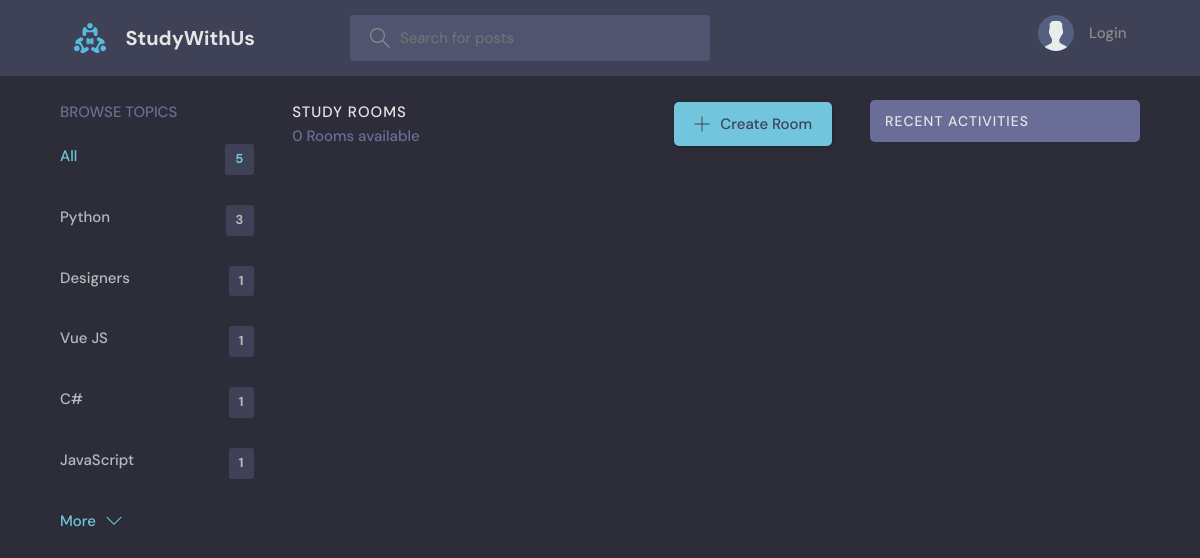
The page /?q=AWS on the database as committed earlier.
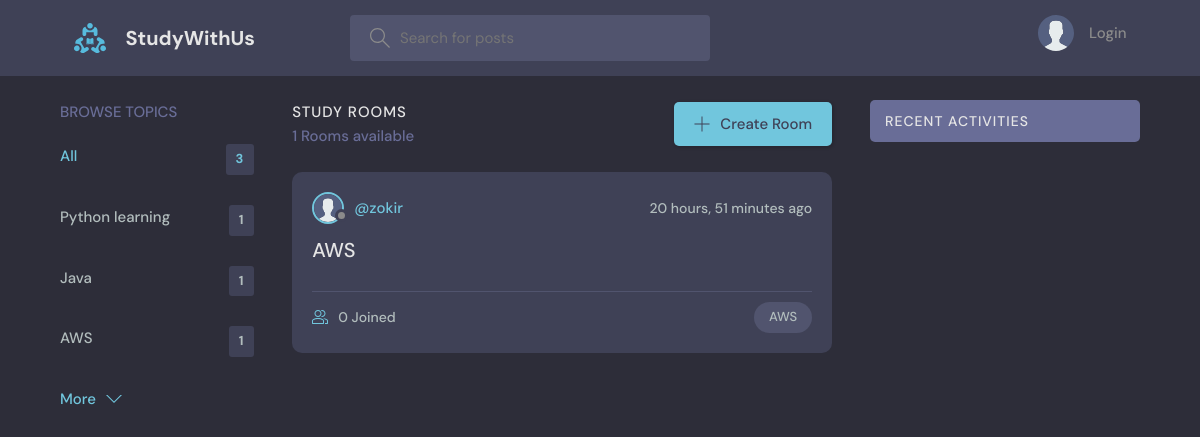
The same page on the database as committed later.
### base/models.py (models this page shows, shortened)
class Topic(models.Model):
    name = models.CharField(max_length=200)

class Room(models.Model):
    host = models.ForeignKey(User, on_delete=models.SET_NULL, null=True)
    topic = models.ForeignKey(Topic, on_delete=models.SET_NULL, null=True)
    name = models.CharField(max_length=200)
    description = models.TextField(null=True, blank=True)
    participants = models.ManyToManyField(
        User, related_name='participants', blank=True)
    updated = models.DateTimeField(auto_now=True)
    created = models.DateTimeField(auto_now_add=True)
    class Meta:
        ordering = ['-updated', '-created']

class User(AbstractUser):
    name = models.CharField(max_length=200, null=True)
    email = models.EmailField(unique=True, null=True)
    bio = models.TextField(null=True)
    avatar = models.ImageField(null=True, default="avatar.svg")
    USERNAME_FIELD = 'email'
    REQUIRED_FIELDS = []
    objects = UserManager()  # Use the custom manager

### base/views.py (the view)
# urls.py: path('', views.home, name="home"),
def home(request):
    q = request.GET.get('q') if request.GET.get('q') != None else ''
    rooms = Room.objects.filter(
        Q(topic__name__icontains=q) |
        Q(name__icontains=q) |
        Q(description__icontains=q)
    )
    topics = Topic.objects.all()[0:5]
    room_count = rooms.count()
    room_messages = Message.objects.filter(
        Q(room__topic__name__icontains=q))[0:3]
    context = {'rooms': rooms, 'topics': topics,
               'room_count': room_count, 'room_messages': room_messages}
    return render(request, 'base/home.html', context)

### base/templates/base/home.html (shortened to what this page needs)
{% extends 'main.html' %}
{% block content %}
<main class="layout layout--3">
  <div class="container">
    {% include 'base/topics_component.html' %}
    <div class="roomList">
      <div class="roomList__header">
        <div>
          <h2>Study Rooms</h2>
          <p>{{room_count}} Rooms available</p>
        </div>
        <a class="btn btn--main" href="{% url 'create-room' %}">
          <svg version="1.1" xmlns="http://www.w3.org/2000/svg" width="32" height="32" viewBox="0 0 32 32">
            <title>add</title>
            <path
              d="M16.943 0.943h-1.885v14.115h-14.115v1.885h14.115v14.115h1.885v-14.115h14.115v-1.885h-14.115v-14.115z">
            </path>
          </svg>
          Create Room
        </a>
      </div>
      {% include 'base/feed_component.html' %}
    </div>
    {% include 'base/activity_component.html' %}
  </div>
</main>
{% endblock %}

### templates/main.html (shortened to what this page needs)
<!DOCTYPE html>
{% load static %}
<html lang="en">
<head>
    <link rel="stylesheet" href="{% static 'styles/style.css' %}" />
</head>
<body>
    {% include 'navbar.html' %}
    {% block content %}
    {% endblock %}
</body>
</html>

### templates/navbar.html (shortened to what this page needs)
{% load static %}
<header class="header header--loggedIn">
    <div class="container">
        <a href="{% url 'home' %}" class="header__logo">
            <img src="{% static 'images/logo.svg' %}" />
            <h1>StudyWithUs</h1>
        </a>
        <form class="header__search" method="GET" action="{% url 'home' %}">
            <label>
                <input name="q" placeholder="Search for posts" />
            </label>
        </form>
        <nav class="header__menu">
            {% if request.user.is_authenticated %}
            <div class="header__user">
                <a href="{% url 'update-user' %}">
                    <div class="avatar avatar--medium active">
                        <img src="{{request.user.avatar.url}}" />
                    </div>
                    <p>{{request.user.username}} <span>@{{request.user.username}}</span></p>
                </a>
                <button class="dropdown-button">
                    <svg version="1.1" xmlns="http://www.w3.org/2000/svg" width="32" height="32" viewBox="0 0 32 32">
                        <title>chevron-down</title>
                        <path d="M16 21l-13-13h-3l16 16 16-16h-3l-13 13z"></path>
                    </svg>
                </button>
            </div>
            {% else %}
            <a href="{% url 'login' %}">
                <img src="{% static 'images/avatar.svg' %}" />
                <p>Login</p>
            </a>
            {% endif %}
        </nav>
    </div>
</header>

### base/templates/base/topics_component.html
<div class="topics">
    <div class="topics__header">
        <h2>Browse Topics</h2>
    </div>
    <ul class="topics__list">
        <li>
            <a href="{% url 'home' %}" class="active">All <span>{{topics.count}}</span></a>
        </li>
        {% for topic in topics %}
        <li>
            <a href="{% url 'home' %}?q={{topic.name}}">{{topic.name}}<span>{{topic.room_set.all.count}}</span></a>
        </li>
        {% endfor %}
    </ul>
    <a class="btn btn--link" href="{% url 'topics' %}">
        More
        <svg version="1.1" xmlns="http://www.w3.org/2000/svg" width="32" height="32" viewBox="0 0 32 32">
            <title>chevron-down</title>
            <path d="M16 21l-13-13h-3l16 16 16-16h-3l-13 13z"></path>
        </svg>
    </a>
</div>

### base/templates/base/feed_component.html (shortened to what this page needs)
{% for room in rooms %}
<div class="roomListRoom">
    <div class="roomListRoom__header">
        <a href="{% url 'user-profile' room.host.id %}" class="roomListRoom__author">
            <div class="avatar avatar--small">
                <img src="{{room.host.avatar.url}}" />
            </div>
            <span>@{{room.host.username}}</span>
        </a>
        <div class="roomListRoom__actions">
            <span>{{room.created|timesince}} ago</span>
        </div>
    </div>
    <div class="roomListRoom__content">
        <a href="{% url 'room' room.id %}">{{room.name}}</a>
    </div>
    <div class="roomListRoom__meta">
        <a href="{% url 'room' room.id %}" class="roomListRoom__joined">
            {{room.participants.all.count}} Joined
        </a>
        <p class="roomListRoom__topic">{{room.topic.name}}</p>
    </div>
</div>
{% endfor %}

### base/templates/base/activity_component.html (shortened to what this page needs)
<div class="activities">
    <div class="activities__header">
        <h2>Recent Activities</h2>
    </div>
</div>

Rows that differ between the two databases and show on the page:
removed Topic: name "Python", room_set.all.count "3"
removed Topic: name "Designers", room_set.all.count "1"
removed Topic: name "Vue JS", room_set.all.count "1"
removed Topic: name "C#", room_set.all.count "1"
removed Topic: name "JavaScript", room_set.all.count "1"
added Topic: name "Python learning", room_set.all.count "1"
added Topic: name "Java", room_set.all.count "1"
added Topic: name "AWS", room_set.all.count "1"
added Room: host.avatar (placeholder picture), host.username "zokir", created "20 hours, 51 minutes", name "AWS", participants.all.count "0", topic.name "AWS"
Other text that changed with them:
{{ topics.count }}: "5" → "3"
{{ room_count }}: "0" → "1"
